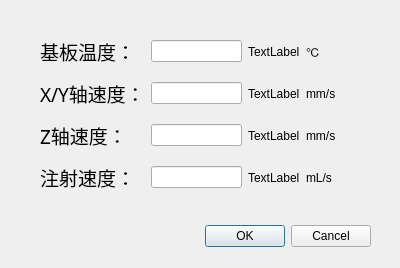
<?xml version="1.0" encoding="UTF-8"?>
<ui version="4.0">
 <class>Parasettings</class>
 <widget class="QDialog" name="Parasettings">
  <property name="windowModality">
   <enum>Qt::ApplicationModal</enum>
  </property>
  <property name="geometry">
   <rect>
    <x>0</x>
    <y>0</y>
    <width>400</width>
    <height>268</height>
   </rect>
  </property>
  <property name="windowTitle">
   <string>参数设置</string>
  </property>
  <widget class="QDialogButtonBox" name="buttonBox">
   <property name="geometry">
    <rect>
     <x>30</x>
     <y>220</y>
     <width>341</width>
     <height>32</height>
    </rect>
   </property>
   <property name="orientation">
    <enum>Qt::Horizontal</enum>
   </property>
   <property name="standardButtons">
    <set>QDialogButtonBox::Cancel|QDialogButtonBox::Ok</set>
   </property>
  </widget>
  <widget class="QWidget" name="gridLayoutWidget">
   <property name="geometry">
    <rect>
     <x>40</x>
     <y>30</y>
     <width>311</width>
     <height>171</height>
    </rect>
   </property>
   <layout class="QGridLayout" name="gridLayout_2" rowstretch="0,0,0,0" columnstretch="2,2,1,1">
    <item row="1" column="3">
     <widget class="QLabel" name="label_11">
      <property name="text">
       <string>mm/s</string>
      </property>
     </widget>
    </item>
    <item row="0" column="3">
     <widget class="QLabel" name="label_10">
      <property name="text">
       <string>℃</string>
      </property>
     </widget>
    </item>
    <item row="3" column="3">
     <widget class="QLabel" name="label_13">
      <property name="text">
       <string>mL/s</string>
      </property>
     </widget>
    </item>
    <item row="2" column="3">
     <widget class="QLabel" name="label_12">
      <property name="text">
       <string>mm/s</string>
      </property>
     </widget>
    </item>
    <item row="0" column="0">
     <widget class="QLabel" name="label">
      <property name="font">
       <font>
        <family>黑体</family>
        <pointsize>14</pointsize>
       </font>
      </property>
      <property name="text">
       <string>基板温度：</string>
      </property>
     </widget>
    </item>
    <item row="1" column="0">
     <widget class="QLabel" name="label_2">
      <property name="font">
       <font>
        <family>黑体</family>
        <pointsize>14</pointsize>
       </font>
      </property>
      <property name="text">
       <string>X/Y轴速度：</string>
      </property>
     </widget>
    </item>
    <item row="1" column="1">
     <widget class="QLineEdit" name="tb_xyspeed"/>
    </item>
    <item row="2" column="1">
     <widget class="QLineEdit" name="tb_zspeed"/>
    </item>
    <item row="1" column="2">
     <widget class="QLabel" name="speed_xy">
      <property name="text">
       <string>TextLabel</string>
      </property>
     </widget>
    </item>
    <item row="3" column="1">
     <widget class="QLineEdit" name="tb_injectspeed"/>
    </item>
    <item row="0" column="2">
     <widget class="QLabel" name="bed_temperature">
      <property name="text">
       <string>TextLabel</string>
      </property>
     </widget>
    </item>
    <item row="2" column="2">
     <widget class="QLabel" name="speed_z">
      <property name="text">
       <string>TextLabel</string>
      </property>
     </widget>
    </item>
    <item row="0" column="1">
     <widget class="QLineEdit" name="tb_bedtemp"/>
    </item>
    <item row="3" column="2">
     <widget class="QLabel" name="speed_inject">
      <property name="text">
       <string>TextLabel</string>
      </property>
     </widget>
    </item>
    <item row="2" column="0">
     <widget class="QLabel" name="label_3">
      <property name="font">
       <font>
        <family>黑体</family>
        <pointsize>14</pointsize>
       </font>
      </property>
      <property name="text">
       <string>Z轴速度：</string>
      </property>
     </widget>
    </item>
    <item row="3" column="0">
     <widget class="QLabel" name="label_4">
      <property name="font">
       <font>
        <family>黑体</family>
        <pointsize>14</pointsize>
       </font>
      </property>
      <property name="text">
       <string>注射速度：</string>
      </property>
     </widget>
    </item>
   </layout>
  </widget>
 </widget>
 <resources/>
 <connections>
  <connection>
   <sender>buttonBox</sender>
   <signal>accepted()</signal>
   <receiver>Parasettings</receiver>
   <slot>accept()</slot>
   <hints>
    <hint type="sourcelabel">
     <x>248</x>
     <y>254</y>
    </hint>
    <hint type="destinationlabel">
     <x>157</x>
     <y>274</y>
    </hint>
   </hints>
  </connection>
  <connection>
   <sender>buttonBox</sender>
   <signal>rejected()</signal>
   <receiver>Parasettings</receiver>
   <slot>reject()</slot>
   <hints>
    <hint type="sourcelabel">
     <x>316</x>
     <y>260</y>
    </hint>
    <hint type="destinationlabel">
     <x>286</x>
     <y>274</y>
    </hint>
   </hints>
  </connection>
 </connections>
</ui>
